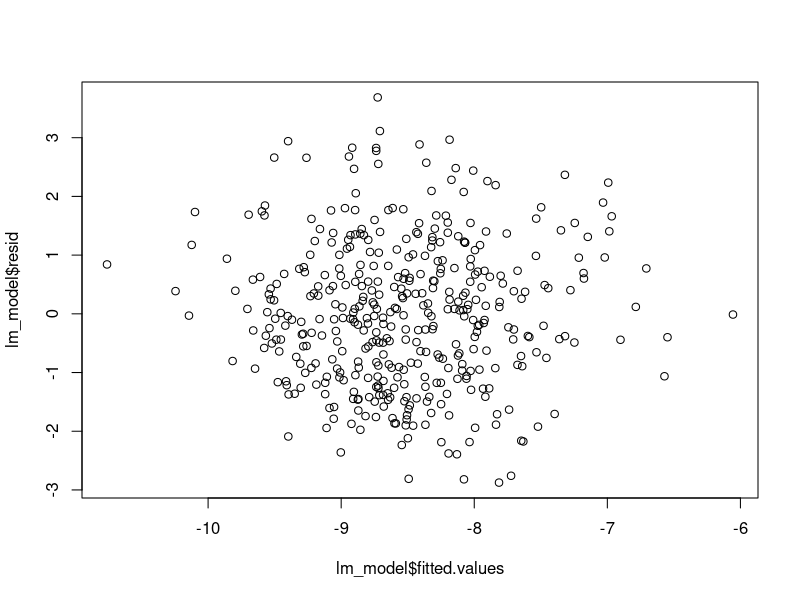
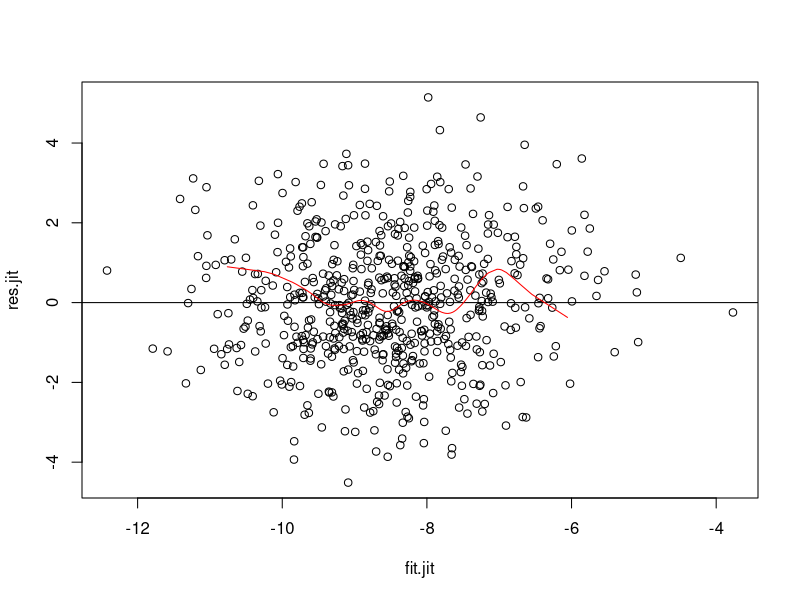
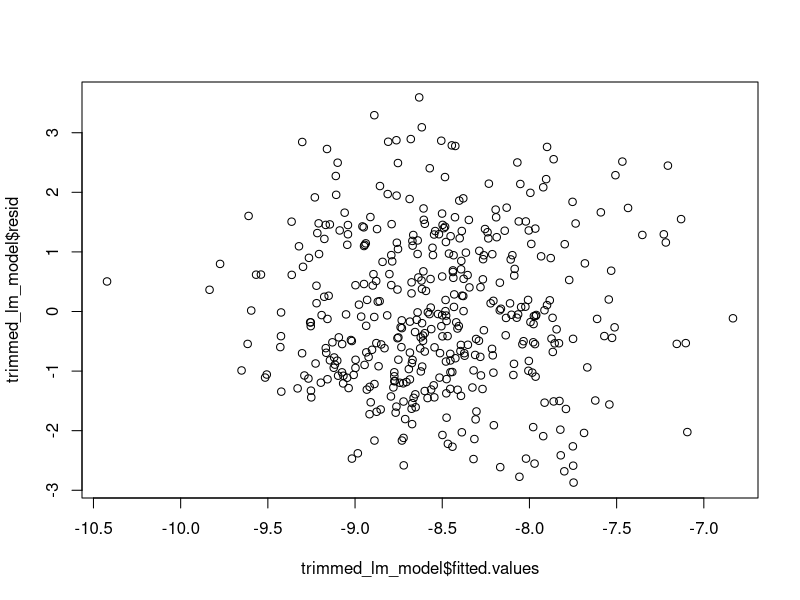
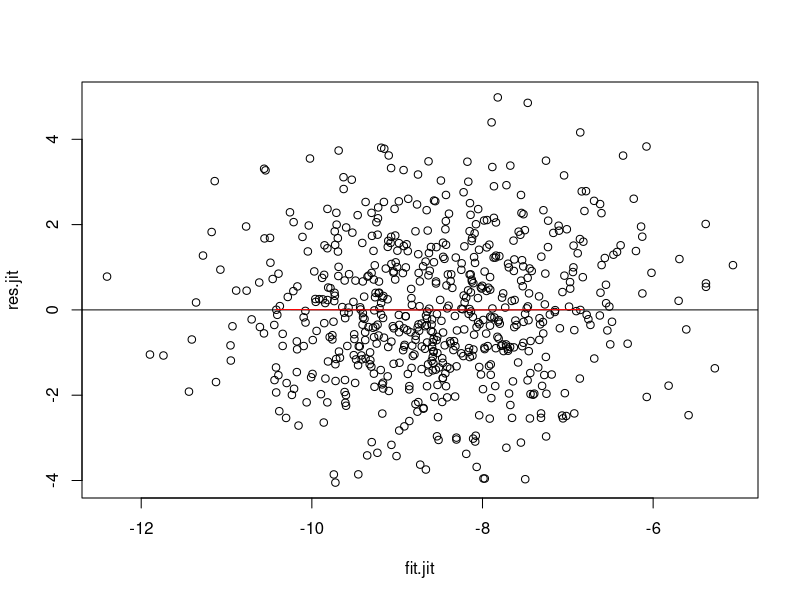

Generate these figures, in order, with R:
setwd("~")
setwd("/Users/skylarkolisko/Desktop:/DS_Capstone/musk_tweet_sentiment")
getwd()

library(tidyverse)



sentis<- read.csv("only_yes_keys_combined_sentis.csv", stringsAsFactors = FALSE) 
colnames(sentis)

# Make training set and testing set
set.seed(12) 
nrow(sentis)
indicesTrainingSet<-sample(1:nrow(sentis), 530, replace=FALSE)
train<-sentis[indicesTrainingSet,]
test<-sentis[-indicesTrainingSet,]
nrow(train) 
nrow(test) 


lm_model <-lm(fav_to_follower_ratio~prediction_creative+prediction_adventurous+prediction_generous+prediction_decisive+prediction_diplomatic+prediction_affectionate+prediction_hardworking+prediction_observant+prediction_helpful+prediction_optimistic+prediction_honest+prediction_funny+prediction_amusing+prediction_calm+prediction_polite+prediction_charismatic+prediction_romantic+prediction_friendly+prediction_clever+prediction_compassionate+prediction_aggressive+prediction_cynical+prediction_grumpy+prediction_nervous+prediction_defensive+prediction_arrogant+prediction_impulsive+prediction_patronizing+prediction_pessimistic+prediction_sullen+prediction_stubborn+prediction_egotistical+prediction_rude+prediction_mean+prediction_secretive+prediction_bossy+prediction_sarcastic+prediction_irresponsible+prediction_lazy+prediction_selfish, data = train)



summary(lm_model)
# R^2 = 0.2282
# Adjusted R^2 = 0.1456
# To perform linear regression, there must be equal variance within the residuals
# Since our Adjusted R^2 is similar to our R^2, we can infer that our model is not over fitting. We would be suspicious of overfitting if our R^2 was very large (meaning little residuals) and our Adjusted R^2 was much smaller, we could see that our R^2 was probably only large because it was over fitted. 


# Calculate MSE (mean squared error)
mean(summary(lm_model)$residuals^2) # equals 1.49782. This means our model tends to be biased towards over estimating the like value.

# boxplot(sentis $fav_to_follower_ratio ~ all_names$Assigned_Sex + all_names$Pronoun, ylim=c(0,1), horizontal=TRUE)

# Plot the residuals vs fitted vals to check that there is no heteroscedasticity.
# The residuals vs fitted vals plot seems to show mostly homoscedasticity.
plot(lm_model$fitted.values, lm_model$resid)
set.seed(44)
fit.jit<-lm_model $fitted.values + rnorm(nrow(sentis), 0, 1)
res.jit<-lm_model $residuals + rnorm(nrow(sentis), 0, 1)
plot(fit.jit, res.jit)
abline(h=0)
# add spline
spout<-smooth.spline(lm_model $residuals~ lm_model $fitted.values)
points(spout$x, spout$y, col="red",type="l")

# Normality of error seems to hold because the spline of the residuals is near the y=0 line, meaning that there is almost equal probability of the residuals being above as below the y=0 line, ie the distribution of residuals is centered at about zero (the MSE is 1.49 so this amkes sense).


trimmed_lm_model <-lm(fav_to_follower_ratio~prediction_diplomatic+prediction_observant+prediction_compassionate+prediction_arrogant+prediction_egotistical+prediction_rude, data = train)

summary(trimmed_lm_model)
# R^2 = 0.14
# Adjusted R^2 = 0.1273
mean(summary(trimmed_lm_model)$residuals^2) # 1.668992

# Plot the residuals vs fitted vals to check that there is no heteroscedasticity.
# There definitely does not seem to be perfect homoscedasticity, but perhaps it is acceptable.
plot(trimmed_lm_model $fitted.values, trimmed_lm_model $resid)
set.seed(44)
fit.jit<-trimmed_lm_model$fitted.values + rnorm(nrow(sentis), 0, 1)
res.jit<-trimmed_lm_model$residuals + rnorm(nrow(sentis), 0, 1)
plot(fit.jit, res.jit)
abline(h=0)
# add spline
spout<-smooth.spline(trimmed_lm_model$residuals~ trimmed_lm_model$fitted.values)
points(spout$x, spout$y, col="red",type="l")

# Predict new tweet's value
test_predictions<- predict(trimmed_lm_model,  new=test)
print(test_predictions)
rmse_test <- sqrt(sum((test$fav_to_follower_ratio - test_predictions)^2)/nrow(test))
rmse_test